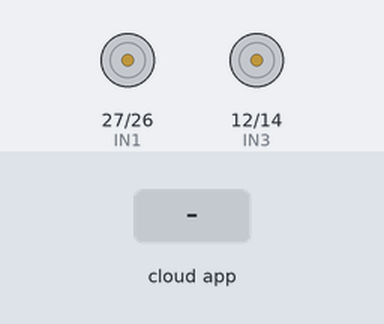
The sketch below on a simulated ESP32. Shown: motor-driver pin pairs drawn as motors (green arrow = first pin HIGH = forward, orange = second pin HIGH = backward, longer = more drive, scaled by the enable pin). The test bench sets the inputs (shaded band). WiFi joins after 1.5 s; servers stay silent unless stated; what the sketch prints to the serial monitor is not drawn.

Above: at 2.9 s.
3.0 s: the phone or cloud app sets Position to forward
At 3.3 s:
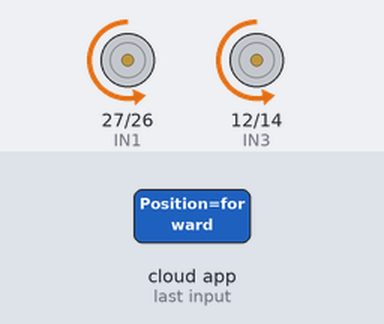
4.5 s: the phone or cloud app sets Position to back
At 5.6 s:
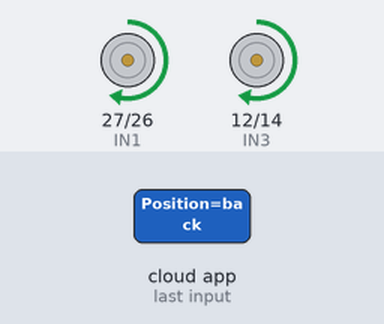
6.0 s: the phone or cloud app sets Position to left
At 6.7 s:
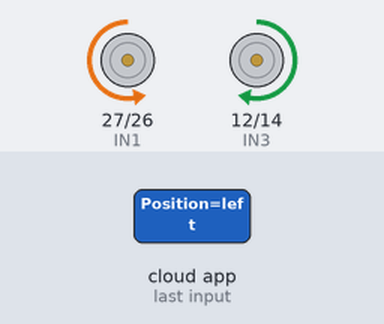
7.5 s: the phone or cloud app sets Position to right
At 7.8 s:
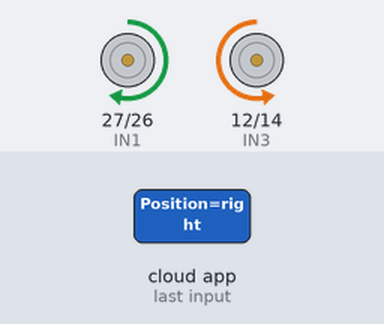
9.0 s: the phone or cloud app sets Position to stop
At 10.1 s:
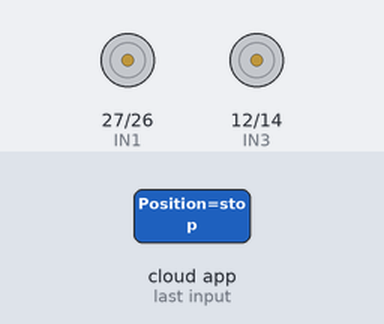
Timing chart, 0 to 11.5 s (numbered marks = the images above; inputs shaded):
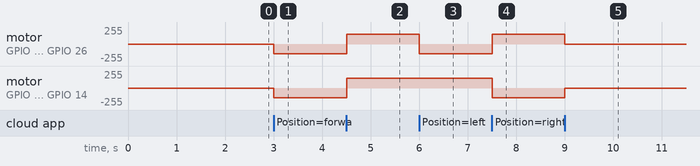

Measured:
- after the input at 3.0 s, motor on GPIO 27 (IN1) / GPIO 26 (IN2), motor on GPIO 12 (IN3) / GPIO 14 (IN4): stopped → backward 149/255 at once
- after the input at 4.5 s, motor on GPIO 27 (IN1) / GPIO 26 (IN2), motor on GPIO 12 (IN3) / GPIO 14 (IN4): backward 149/255 → forward 149/255 at once
- after the input at 6.0 s, motor on GPIO 27 (IN1) / GPIO 26 (IN2): forward 149/255 → backward 149/255 at once
- after the input at 7.5 s, motor on GPIO 27 (IN1) / GPIO 26 (IN2): backward 149/255 → forward 149/255 at once; motor on GPIO 12 (IN3) / GPIO 14 (IN4): forward 149/255 → backward 149/255 at once
- after the input at 9.0 s, motor on GPIO 27 (IN1) / GPIO 26 (IN2): forward 149/255 → stopped at once; motor on GPIO 12 (IN3) / GPIO 14 (IN4): backward 149/255 → stopped at once

The sketch:

GoodPinFirebase_Auto_Move_ESP32.ino
```cpp
// ESP32 Firebase-controlled L298N Robot
//
// This merges your Auto_Move pinout with Firebase streaming commands.
// Commands expected at RTDB path "/Position": "Forward", "Back", "Left", "Right", "Stop", "Center".
//
// Required:
//  - Boards Manager: "ESP32 by Espressif Systems"
//  - Library Manager: "FirebaseESP32" by mobizt (legacy)
//      (Alternatively use "Firebase ESP Client" -> see notes at bottom for API differences.)
//
// Edit these:
// ---- User Config ----
//#define FIREBASE_HOST "your-project-id.firebaseio.com"  // e.g. "my-app-default-rtdb.firebaseio.com"
//#define FIREBASE_AUTH "YOUR_DATABASE_SECRET"
//#define WIFI_SSID     "YOUR_WIFI_SSID"
//#define WIFI_PASSWORD "YOUR_WIFI_PASSWORD"

//----ivp info---
#define FIREBASE_HOST "nodemcu-6a1b8-wheelchair-default-rtdb.firebaseio.com"  //Change to your Firebase RTDB project ID e.g. Your_Project_ID.firebaseio.com
#define FIREBASE_AUTH "fCcgpXcBfCDhSk8DAZDjj7iHngymPZ5OBXJTkD0h" //Change to your Firebase RTDB secret password
#define WIFI_SSID "phoque6's Galaxy S10+"
#define WIFI_PASSWORD "rtui3148"


#include <WiFi.h>
#include "FirebaseESP32.h"

// ===== Pinout from 1_Auto_Move.ino =====
#define ENA_PIN 25
#define IN1     27
#define IN2     26
#define IN3     12  // NOTE: GPIO12 is a strapping pin; avoid pulling it HIGH during boot externally.
#define IN4     14
#define ENB_PIN 13

// LEDC PWM channels (0–15 valid on ESP32)
#define ENA_CH 0
#define ENB_CH 1

// PWM parameters
#define PWM_FREQ 5000  // 5 kHz
#define PWM_RES  8     // 8-bit (0–255)

// Default speed
uint8_t CAR_SPEED = 150;

// Firebase objects
FirebaseData fbdo;
String path = "/Position";

// ---- Motion helpers ----
static inline void setSpeed(uint8_t a, uint8_t b) {
  ledcWrite(ENA_CH, a);
  ledcWrite(ENB_CH, b);
}

void Forward(){
  setSpeed(CAR_SPEED, CAR_SPEED);
  digitalWrite(IN1, LOW);
  digitalWrite(IN2, HIGH);
  digitalWrite(IN3, LOW);
  digitalWrite(IN4, HIGH);
  Serial.println("Forward");
}

void Back() {
  setSpeed(CAR_SPEED, CAR_SPEED);
  digitalWrite(IN1, HIGH);
  digitalWrite(IN2, LOW);
  digitalWrite(IN3, HIGH);
  digitalWrite(IN4, LOW);
  Serial.println("Back");
}

void Right() {
  setSpeed(CAR_SPEED, CAR_SPEED);
  digitalWrite(IN1, HIGH);
  digitalWrite(IN2, LOW);
  digitalWrite(IN3, LOW);
  digitalWrite(IN4, HIGH);
  Serial.println("Right");
}

void Left() {
  setSpeed(CAR_SPEED, CAR_SPEED);
  digitalWrite(IN1, LOW);
  digitalWrite(IN2, HIGH);
  digitalWrite(IN3, HIGH);
  digitalWrite(IN4, LOW);
  Serial.println("Left");
}

void Stop() {
  setSpeed(0, 0);  // coast to stop
  Serial.println("Stop");
}

// Optional: fast brake (hold both inputs same state with EN high)
// Not used by default, but you can call Brake() instead of Stop() if desired.
void Brake() {
  ledcWrite(ENA_CH, 255);
  ledcWrite(ENB_CH, 255);
  digitalWrite(IN1, HIGH);
  digitalWrite(IN2, HIGH);
  digitalWrite(IN3, HIGH);
  digitalWrite(IN4, HIGH);
  Serial.println("Brake");
}

void wifiConnect() {
  WiFi.mode(WIFI_STA);
  WiFi.begin(WIFI_SSID, WIFI_PASSWORD);
  Serial.print("WiFi: ");
  Serial.print(WIFI_SSID);
  Serial.print(" ");
  while (WiFi.status() != WL_CONNECTED) {
    delay(300);
    Serial.print(".");
  }
  Serial.println();
  Serial.print("Connected. IP: ");
  Serial.println(WiFi.localIP());
}

void setup() {
  Serial.begin(115200);
  delay(100);

  // Motor IO
  pinMode(IN1, OUTPUT);
  pinMode(IN2, OUTPUT);
  pinMode(IN3, OUTPUT);
  pinMode(IN4, OUTPUT);

  // LEDC setup
  ledcSetup(ENA_CH, PWM_FREQ, PWM_RES);
  ledcSetup(ENB_CH, PWM_FREQ, PWM_RES);
  ledcAttachPin(ENA_PIN, ENA_CH);
  ledcAttachPin(ENB_PIN, ENB_CH);

  Stop();

  // WiFi + Firebase
  wifiConnect();
  Firebase.begin(FIREBASE_HOST, FIREBASE_AUTH);
  Firebase.reconnectWiFi(true);

  if (!Firebase.beginStream(fbdo, path)) {
    Serial.println("Could not begin stream");
    Serial.println("Reason: " + fbdo.errorReason());
  } else {
    Serial.println("Stream started on " + path);
  }
}

void loop() {
  if (!Firebase.readStream(fbdo)) {
    Serial.print("Stream read failed: ");
    Serial.println(fbdo.errorReason());
    delay(200);
    return;
  }

  if (fbdo.streamTimeout()) {
    Serial.println("Stream timeout, resuming...");
  }

  if (fbdo.streamAvailable()) {
    if (fbdo.dataType() == "string") {
      String cmd = fbdo.stringData();
      cmd.trim();
      cmd.toLowerCase();

      Serial.print("Command: "); Serial.println(cmd);

      if (cmd == "forward")       Forward();
      else if (cmd == "back")     Back();
      else if (cmd == "left")     Left();
      else if (cmd == "right")    Right();
      else if (cmd == "stop")     Stop();
      else if (cmd == "center")   Stop();   // alias for Stop; change to Brake() if you prefer fast brake
      else if (cmd.startsWith("speed:")) {  // e.g., "speed:200"
        int v = cmd.substring(6).toInt();
        if (v < 0) v = 0;
        if (v > 255) v = 255;
        CAR_SPEED = (uint8_t)v;
        Serial.print("Speed set to "); Serial.println(CAR_SPEED);
      } else {
        Serial.println("Unknown command");
      }
    } else {
      Serial.print("Non-string data at ");
      Serial.print(fbdo.dataPath());
      Serial.print(" type: ");
      Serial.println(fbdo.dataType());
    }
  }

  delay(5);
}

/* ===== If using "Firebase ESP Client" instead =====
#include <WiFi.h>
#include <Firebase_ESP_Client.h>
FirebaseData fbdo;
FirebaseAuth auth;
FirebaseConfig config;
void setup() {
  // ... WiFi connect ...
  config.database_url = "https://your-project-id-default-rtdb.firebaseio.com";
  config.signer.tokens.legacy_token = FIREBASE_AUTH; // or other auth method
  Firebase.begin(&config, &auth);
  Firebase.reconnectWiFi(true);
  Firebase.RTDB.beginStream(&fbdo, path.c_str());
}
void loop() {
  if (Firebase.RTDB.readStream(&fbdo)) {
    if (fbdo.streamAvailable() && fbdo.dataTypeEnum() == fb_esp_rtdb_data_type_string) {
      String cmd = fbdo.to<const char*>();
      // same command handling as above
    }
  }
}
*/
```
